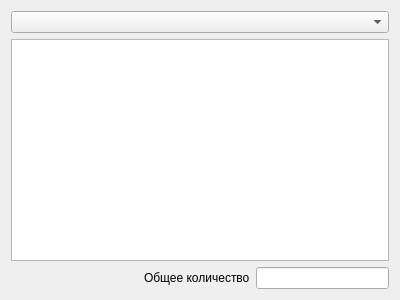
<?xml version="1.0" encoding="UTF-8"?>
<ui version="4.0">
 <class>AmounOfMusCompOfGroup</class>
 <widget class="QWidget" name="AmounOfMusCompOfGroup">
  <property name="geometry">
   <rect>
    <x>0</x>
    <y>0</y>
    <width>400</width>
    <height>300</height>
   </rect>
  </property>
  <property name="windowTitle">
   <string>Музыкальные произведения</string>
  </property>
  <property name="windowIcon">
   <iconset resource="icons/icons.qrc">
    <normaloff>:/icons/app_2.png</normaloff>:/icons/app_2.png</iconset>
  </property>
  <layout class="QGridLayout" name="gridLayout">
   <item row="0" column="0">
    <layout class="QVBoxLayout" name="verticalLayout">
     <item>
      <widget class="QComboBox" name="groupList"/>
     </item>
     <item>
      <widget class="QTableView" name="tableView"/>
     </item>
     <item>
      <layout class="QHBoxLayout" name="horizontalLayout">
       <item>
        <spacer name="horizontalSpacer">
         <property name="orientation">
          <enum>Qt::Horizontal</enum>
         </property>
         <property name="sizeHint" stdset="0">
          <size>
           <width>40</width>
           <height>20</height>
          </size>
         </property>
        </spacer>
       </item>
       <item>
        <widget class="QLabel" name="label">
         <property name="text">
          <string>Общее количество</string>
         </property>
        </widget>
       </item>
       <item>
        <widget class="QLineEdit" name="totalAmount"/>
       </item>
      </layout>
     </item>
    </layout>
   </item>
  </layout>
 </widget>
 <resources>
  <include location="icons/icons.qrc"/>
 </resources>
 <connections/>
</ui>
